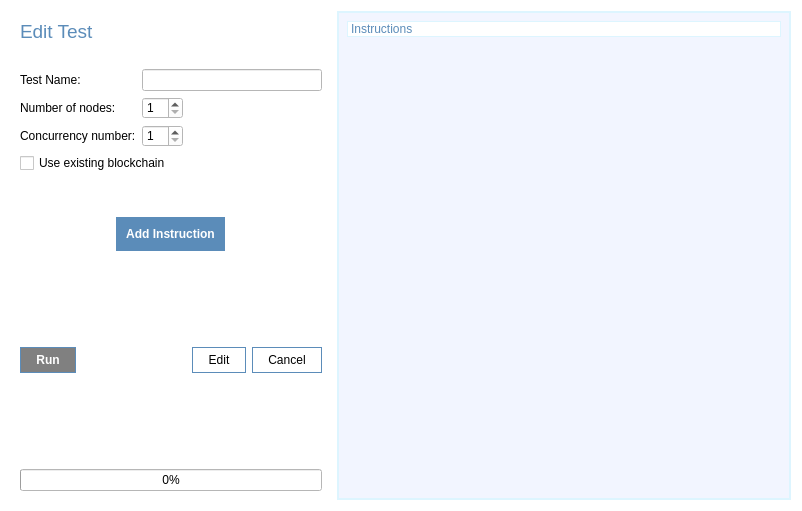
<?xml version="1.0" encoding="UTF-8"?>
<ui version="4.0">
 <class>Dialog</class>
 <widget class="QDialog" name="Dialog">
  <property name="geometry">
   <rect>
    <x>0</x>
    <y>0</y>
    <width>802</width>
    <height>511</height>
   </rect>
  </property>
  <property name="sizePolicy">
   <sizepolicy hsizetype="Preferred" vsizetype="Preferred">
    <horstretch>0</horstretch>
    <verstretch>0</verstretch>
   </sizepolicy>
  </property>
  <property name="windowTitle">
   <string>Dialog</string>
  </property>
  <property name="autoFillBackground">
   <bool>false</bool>
  </property>
  <property name="styleSheet">
   <string notr="true">background-color: white;



</string>
  </property>
  <layout class="QHBoxLayout" name="horizontalLayout">
   <item>
    <widget class="QWidget" name="widget" native="true">
     <property name="sizePolicy">
      <sizepolicy hsizetype="Fixed" vsizetype="Preferred">
       <horstretch>0</horstretch>
       <verstretch>0</verstretch>
      </sizepolicy>
     </property>
     <layout class="QVBoxLayout" name="verticalLayout">
      <item>
       <widget class="QLabel" name="label_3">
        <property name="text">
         <string>&lt;html&gt;&lt;head/&gt;&lt;body&gt;&lt;p&gt;&lt;span style=&quot; font-size:14pt; color:#5b8cb9;&quot;&gt;Edit Test&lt;/span&gt;&lt;/p&gt;&lt;/body&gt;&lt;/html&gt;</string>
        </property>
       </widget>
      </item>
      <item>
       <spacer name="verticalSpacer_3">
        <property name="orientation">
         <enum>Qt::Vertical</enum>
        </property>
        <property name="sizeType">
         <enum>QSizePolicy::Fixed</enum>
        </property>
        <property name="sizeHint" stdset="0">
         <size>
          <width>20</width>
          <height>20</height>
         </size>
        </property>
       </spacer>
      </item>
      <item>
       <layout class="QFormLayout" name="formLayout">
        <item row="0" column="0">
         <widget class="QLabel" name="label">
          <property name="text">
           <string>Test Name:</string>
          </property>
         </widget>
        </item>
        <item row="0" column="1">
         <widget class="QLineEdit" name="test_name">
          <property name="sizePolicy">
           <sizepolicy hsizetype="Fixed" vsizetype="Fixed">
            <horstretch>0</horstretch>
            <verstretch>0</verstretch>
           </sizepolicy>
          </property>
          <property name="minimumSize">
           <size>
            <width>180</width>
            <height>0</height>
           </size>
          </property>
         </widget>
        </item>
        <item row="1" column="0">
         <widget class="QLabel" name="label_5">
          <property name="text">
           <string>Number of nodes:</string>
          </property>
         </widget>
        </item>
        <item row="1" column="1">
         <layout class="QHBoxLayout" name="horizontalLayout_2">
          <item>
           <widget class="QSpinBox" name="spinBox">
            <property name="minimum">
             <number>1</number>
            </property>
           </widget>
          </item>
          <item>
           <spacer name="horizontalSpacer_2">
            <property name="orientation">
             <enum>Qt::Horizontal</enum>
            </property>
            <property name="sizeHint" stdset="0">
             <size>
              <width>98</width>
              <height>20</height>
             </size>
            </property>
           </spacer>
          </item>
         </layout>
        </item>
        <item row="2" column="0">
         <widget class="QLabel" name="label_6">
          <property name="text">
           <string>Concurrency number:</string>
          </property>
         </widget>
        </item>
        <item row="2" column="1">
         <layout class="QHBoxLayout" name="horizontalLayout_3">
          <item>
           <widget class="QSpinBox" name="spinBox_2">
            <property name="minimum">
             <number>1</number>
            </property>
           </widget>
          </item>
          <item>
           <spacer name="horizontalSpacer_3">
            <property name="orientation">
             <enum>Qt::Horizontal</enum>
            </property>
            <property name="sizeHint" stdset="0">
             <size>
              <width>88</width>
              <height>20</height>
             </size>
            </property>
           </spacer>
          </item>
         </layout>
        </item>
        <item row="3" column="0" colspan="2">
         <widget class="QCheckBox" name="use_prev_checkbox">
          <property name="text">
           <string>Use existing blockchain</string>
          </property>
         </widget>
        </item>
       </layout>
      </item>
      <item>
       <spacer name="verticalSpacer">
        <property name="orientation">
         <enum>Qt::Vertical</enum>
        </property>
        <property name="sizeType">
         <enum>QSizePolicy::Fixed</enum>
        </property>
        <property name="sizeHint" stdset="0">
         <size>
          <width>20</width>
          <height>38</height>
         </size>
        </property>
       </spacer>
      </item>
      <item alignment="Qt::AlignHCenter">
       <widget class="QPushButton" name="add_inst_btn">
        <property name="enabled">
         <bool>true</bool>
        </property>
        <property name="sizePolicy">
         <sizepolicy hsizetype="Fixed" vsizetype="Fixed">
          <horstretch>0</horstretch>
          <verstretch>0</verstretch>
         </sizepolicy>
        </property>
        <property name="minimumSize">
         <size>
          <width>0</width>
          <height>0</height>
         </size>
        </property>
        <property name="maximumSize">
         <size>
          <width>16777215</width>
          <height>16777215</height>
         </size>
        </property>
        <property name="styleSheet">
         <string notr="true">#add_inst_btn {
border: none;
padding:  10px;
background-color: #5b8cb9;
color: white;
font-weight: bold;
}

#add_inst_btn::hover{
background-color: #517da6
}</string>
        </property>
        <property name="text">
         <string>Add Instruction</string>
        </property>
       </widget>
      </item>
      <item>
       <spacer name="verticalSpacer_2">
        <property name="orientation">
         <enum>Qt::Vertical</enum>
        </property>
        <property name="sizeHint" stdset="0">
         <size>
          <width>20</width>
          <height>88</height>
         </size>
        </property>
       </spacer>
      </item>
      <item>
       <layout class="QHBoxLayout" name="horizontalLayout_4">
        <item>
         <widget class="QPushButton" name="run_test_btn">
          <property name="enabled">
           <bool>false</bool>
          </property>
          <property name="styleSheet">
           <string notr="true">#run_test_btn {
border: 1px solid #5b8cb9;
background-color: #5b8cb9;
color: white;
font-weight: bold;
padding: 5px 15px;
}

#run_test_btn::hover{
background-color: #517da6
}

#run_test_btn::disabled {
background-color: grey;
}</string>
          </property>
          <property name="text">
           <string>Run</string>
          </property>
         </widget>
        </item>
        <item>
         <spacer name="horizontalSpacer_4">
          <property name="orientation">
           <enum>Qt::Horizontal</enum>
          </property>
          <property name="sizeHint" stdset="0">
           <size>
            <width>40</width>
            <height>20</height>
           </size>
          </property>
         </spacer>
        </item>
        <item>
         <widget class="QPushButton" name="create_test_btn">
          <property name="styleSheet">
           <string notr="true">#create_test_btn {
border: 1px solid #5b8cb9;
padding: 5px 15px;
}

#create_test_btn::hover {
background-color: #f2f5ff;
}</string>
          </property>
          <property name="text">
           <string>Edit</string>
          </property>
         </widget>
        </item>
        <item>
         <widget class="QPushButton" name="cancel_btn">
          <property name="styleSheet">
           <string notr="true">#cancel_btn {
border: 1px solid #5b8cb9;
padding: 5px 15px;
}

#cancel_btn::hover {
background-color: #f2f5ff;
}</string>
          </property>
          <property name="text">
           <string>Cancel</string>
          </property>
         </widget>
        </item>
       </layout>
      </item>
      <item>
       <spacer name="verticalSpacer_4">
        <property name="orientation">
         <enum>Qt::Vertical</enum>
        </property>
        <property name="sizeHint" stdset="0">
         <size>
          <width>20</width>
          <height>29</height>
         </size>
        </property>
       </spacer>
      </item>
      <item>
       <widget class="QProgressBar" name="progressBar">
        <property name="value">
         <number>0</number>
        </property>
       </widget>
      </item>
     </layout>
    </widget>
   </item>
   <item>
    <widget class="QScrollArea" name="scrollArea">
     <property name="autoFillBackground">
      <bool>false</bool>
     </property>
     <property name="styleSheet">
      <string notr="true">background-color:#f2f5ff; border: 1px solid #ddf5ff;</string>
     </property>
     <property name="widgetResizable">
      <bool>true</bool>
     </property>
     <widget class="QWidget" name="scrollAreaWidgetContents">
      <property name="geometry">
       <rect>
        <x>0</x>
        <y>0</y>
        <width>421</width>
        <height>487</height>
       </rect>
      </property>
      <layout class="QVBoxLayout" name="verticalLayout_3">
       <item>
        <widget class="QLabel" name="label_4">
         <property name="sizePolicy">
          <sizepolicy hsizetype="Preferred" vsizetype="Fixed">
           <horstretch>0</horstretch>
           <verstretch>0</verstretch>
          </sizepolicy>
         </property>
         <property name="styleSheet">
          <string notr="true">background-color: white;
font: 12pt &quot;Segoe UI&quot;;
color: #5b8cb9;
font: 12pt &quot;Segoe UI&quot;;
</string>
         </property>
         <property name="text">
          <string>Instructions</string>
         </property>
        </widget>
       </item>
       <item>
        <widget class="QWidget" name="scroll_widget" native="true">
         <property name="autoFillBackground">
          <bool>false</bool>
         </property>
         <property name="styleSheet">
          <string notr="true">border: none</string>
         </property>
        </widget>
       </item>
      </layout>
     </widget>
    </widget>
   </item>
  </layout>
 </widget>
 <resources/>
 <connections/>
</ui>
